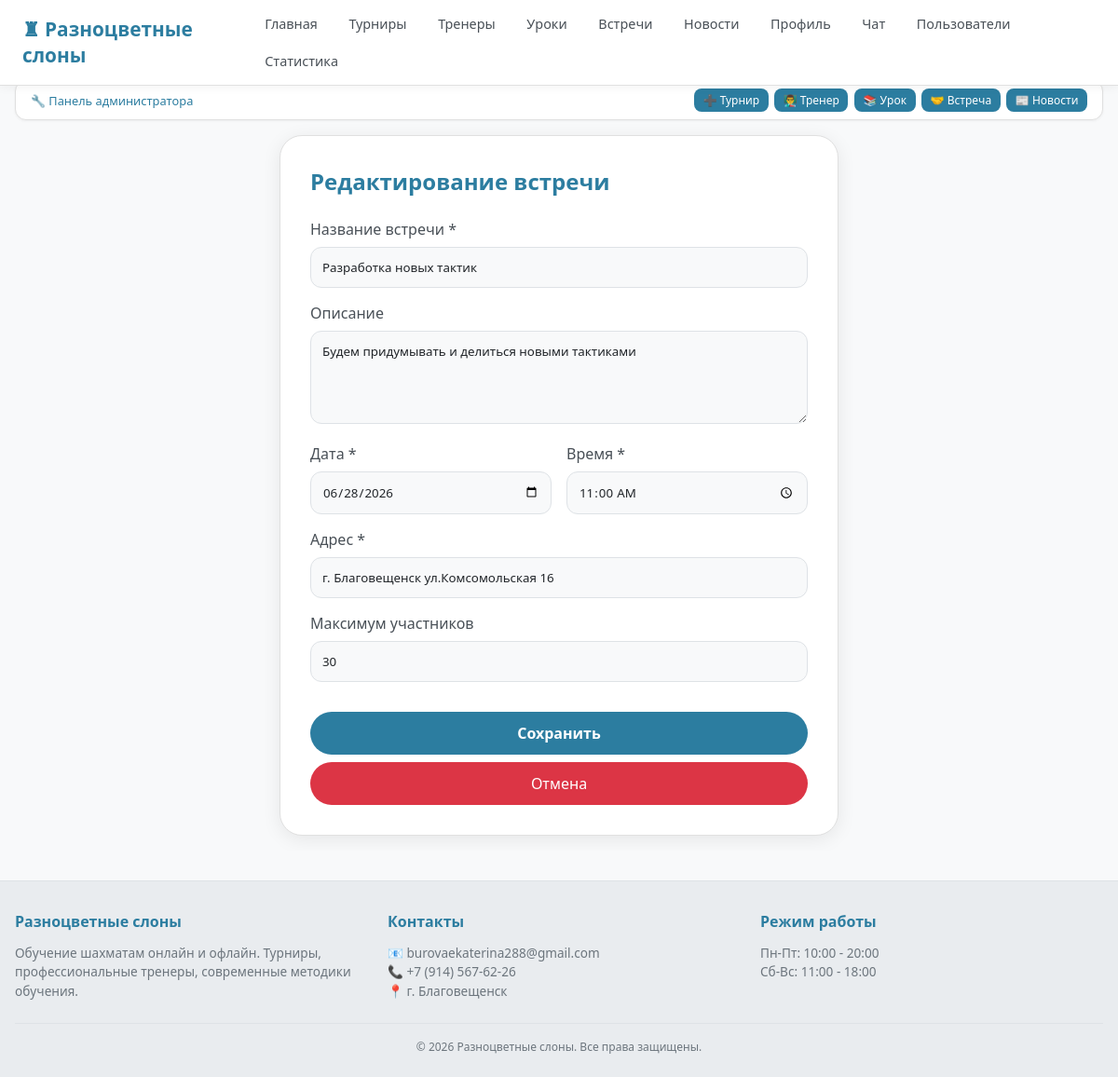
Page /meeting/14/edit/ (signed in) on the committed database.
### main/models.py (models this page shows, shortened)
class ClubMeeting(models.Model):
    name = models.CharField(max_length=200, verbose_name='Название')
    description = models.TextField(verbose_name='Описание')
    date = models.DateField(verbose_name='Дата')
    time = models.TimeField(verbose_name='Время')
    location = models.CharField(max_length=200, verbose_name='Место проведения')
    max_participants = models.IntegerField(default=30, verbose_name='Максимум участников')
    participants = models.ManyToManyField(User, blank=True, related_name='meetings')

### main/views.py (the view)
# urls.py: path('meeting/<int:id>/edit/', views.meeting_edit, name='meeting_edit'),
@login_required
@user_passes_test(is_admin)
def meeting_edit(request, id):
    meeting = get_object_or_404(ClubMeeting, id=id)
    if request.method == 'POST':
        name = request.POST.get('name')
        description = request.POST.get('description', '')
        date = request.POST.get('date')
        time = request.POST.get('time')
        location = request.POST.get('location')
        max_participants = request.POST.get('max_participants', 30)
        if name and date and time and location:
            meeting.name = name
            meeting.description = description
            meeting.date = date
            meeting.time = time
            meeting.location = location
            meeting.max_participants = max_participants
            meeting.save()
            messages.success(request, f'Встреча "{meeting.name}" обновлена!')
            return redirect('meetings_list')
        else:
            messages.error(request, 'Заполните обязательные поля')
    else:
        return render(request, 'main/admin/meeting_form.html', {
            'title': 'Редактирование встречи',
            'meeting': meeting
        })

### main/views.py (called while the page is built)
def is_admin(user):
    return user.is_authenticated and user.role == 'admin'

### main/templates/main/admin/meeting_form.html (shortened to what this page needs)
{% extends 'main/base.html' %}
{% block content %}
<div class="form-container">
    <h2>{{ title }}</h2>
    <form method="post">
        <div class="form-group">
            <label>Название встречи *</label>
            <input type="text" name="name" value="{{ meeting.name|default:'' }}" required placeholder="Введите название">
        </div>
        <div class="form-group">
            <label>Описание</label>
            <textarea name="description" rows="3" placeholder="Описание встречи">{{ meeting.description|default:'' }}</textarea>
        </div>
        <div class="form-row">
            <div class="form-group">
                <label>Дата *</label>
                <input type="date" name="date" value="{{ meeting.date|date:'Y-m-d'|default:'' }}" required>
            </div>
            <div class="form-group">
                <label>Время *</label>
                <input type="time" name="time" value="{{ meeting.time|time:'H:i'|default:'' }}" required>
            </div>
        </div>
        <div class="form-group">
            <label>Адрес *</label>
            <input type="text" name="location" value="{{ meeting.location|default:'' }}" required placeholder="г. Москва, ул. Примерная, д. 1">
        </div>
        <div class="form-group">
            <label>Максимум участников</label>
            <input type="number" name="max_participants" value="{{ meeting.max_participants|default:30 }}" min="1" max="200">
        </div>
        <button type="submit" class="btn-submit">{% if meeting %}Сохранить{% else %}Создать встречу{% endif %}</button>
        <a href="{% url 'meetings_list' %}" class="btn-cancel">Отмена</a>
    </form>
</div>
{% endblock %}

### main/templates/main/base.html (style rules this page uses)
* { margin: 0; padding: 0; box-sizing: border-box; font-family: 'Segoe UI', system-ui, sans-serif; }
body { background: #f8f9fa; color: #212529; min-height: 100vh; display: flex; flex-direction: column; overflow-x: hidden; max-width: 100%; padding-top: 70px; }
html { overflow-x: hidden; max-width: 100%; }
input, select, textarea { background: #f8f9fa; border: 1px solid #dee2e6; border-radius: 8px; padding: 0.6rem; color: #212529; }

### main/templates/main/admin/meeting_form.html (style rules this page uses)
.form-container { max-width: 600px; margin: 0 auto; background: white; padding: 2rem; border-radius: 24px; border: 1px solid #e0e0e0; box-shadow: 0 4px 20px rgba(0,0,0,0.08); }
.form-container h2 { color: #2c7da0; margin-bottom: 1.5rem; font-weight: 600; }
.form-group { margin-bottom: 1rem; }
.form-group label { display: block; color: #495057; margin-bottom: 0.5rem; font-weight: 500; }
.form-group input, .form-group textarea { width: 100%; padding: 0.75rem; background: #f8f9fa; border: 1px solid #dee2e6; border-radius: 12px; color: #212529; transition: all 0.2s; }
.form-group textarea { resize: vertical; min-height: 100px; }
.form-row { display: grid; grid-template-columns: 1fr 1fr; gap: 1rem; }
.btn-submit { background: #2c7da0; color: white; padding: 0.75rem 1.5rem; border: none; border-radius: 30px; cursor: pointer; font-size: 1rem; font-weight: 600; margin-top: 1rem; width: 100%; transition: all 0.2s; }
.btn-cancel { background: #dc3545; color: white; padding: 0.75rem 1.5rem; border: none; border-radius: 30px; cursor: pointer; font-size: 1rem; margin-top: 0.5rem; width: 100%; text-align: center; display: inline-block; text-decoration: none; transition: all 0.2s; }

### rows in the picture
ClubMeeting: name "Разработка новых тактик", description "Будем придумывать и делиться новыми тактиками", date "06/28/2026", time "11:00", location "г. Благовещенск ул.Комсомольская 16", max_participants "30"

### other values in the picture
{{ title }} "Редактирование встречи"
